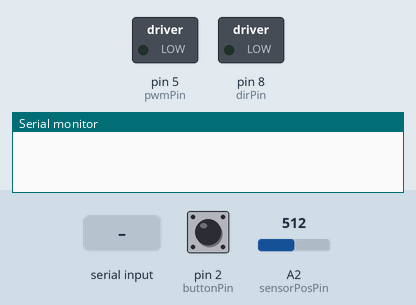
This sketch was run on a simulated Arduino Uno, built with avr-gcc and run on an emulated ATmega328P. Shown: switched loads named in the sketch (green lamp = pin HIGH), the last lines printed to the serial monitor. The inputs (shaded band) are chosen by the test bench; at power-on: pin 2 (buttonPin) LOW, A2 (sensorPosPin) = 512.

Above: at 1.2 s.
1.3 s: "90,45\n" received over Serial
At 2.4 s:
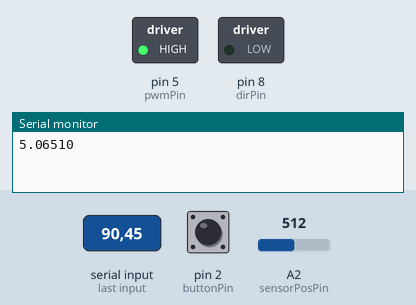
2.8 s: "0\n" received over Serial
At 3.5 s:
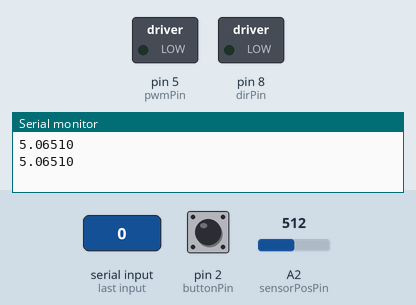
4.3 s: "30,150\n" received over Serial
At 4.7 s:
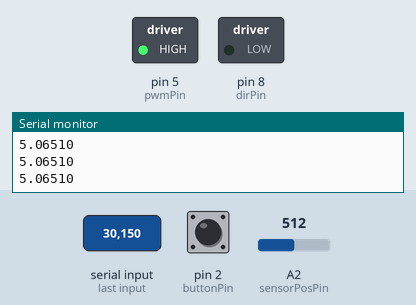
Timing chart, 0 to 7.3 s (numbered marks = the images above; inputs shaded):
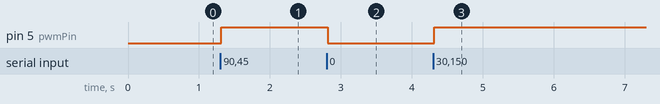

The sketch:

arduino_click.ino
```cpp
//--------------------------------------------------------------------------
// Code to test basic Hapkit functionality (sensing and force output)
// Updated by Allison Okamura 1.17.2018
//--------------------------------------------------------------------------

// Includes
#include <math.h>

// Pin declares
const int pwmPin = 5;         // PWM output pin for motor 1
const int dirPin = 8;         // direction output pin for motor 1
const int sensorPosPin = A2;  // input pin for MR sensor
const int fsrPin = A3;        // input pin for FSR sensor
const int buttonPin = 2;      // input pin for pushbutton

// Position tracking variables
int updatedPos = 0;     // keeps track of the latest updated value of the MR sensor reading
int rawPos = 0;         // current raw reading from MR sensor
int lastRawPos = 0;     // last raw reading from MR sensor
int lastLastRawPos = 0; // last last raw reading from MR sensor
int flipNumber = 0;     // keeps track of the number of flips over the 180deg mark
int tempOffset = 0;
int rawDiff = 0;
int lastRawDiff = 0;
int rawOffset = 0;
int lastRawOffset = 0;
const int flipThresh = 700;  // threshold to determine whether or not a flip over the 180 degree mark occurred
boolean flipped = false;
double OFFSET = 980;
double OFFSET_NEG = 15;

// Kinematics variables
double xh = 0;           // position of the handle [m]

// Force output variables
double force = 0;           // force at the handle
double Tp = 0;              // torque of the motor pulley
double duty = 0;            // duty cylce (between 0 and 255)
unsigned int output = 0;    // output command to the motor

// button state
int buttonState = 0;        // variable for reading the pushbutton status
int buttonState_prev = 0;   // variable for reading the pushbutton status
int buttonCounter = 0;

// --------------------------------------------------------------
// Setup function -- NO NEED TO EDIT
// --------------------------------------------------------------
void setup()
{
  // Set up serial communication
  Serial.begin(115200);

  // Set PWM frequency
  setPwmFrequency(pwmPin,1);

  // Input pins
  pinMode(sensorPosPin, INPUT); // set MR sensor pin to be an input
  pinMode(fsrPin, INPUT);       // set FSR sensor pin to be an input

  // Output pins
  pinMode(pwmPin, OUTPUT);  // PWM pin for motor A
  pinMode(dirPin, OUTPUT);  // dir pin for motor A

  // initialize the pushbutton pin as an input:
  pinMode(buttonPin, INPUT);

  // Initialize motor
  analogWrite(pwmPin, 0);     // set to not be spinning (0/255)
  digitalWrite(dirPin, LOW);  // set direction

  // Initialize position valiables
  lastLastRawPos = analogRead(sensorPosPin);
  lastRawPos = analogRead(sensorPosPin);
  flipNumber = 0;
}


// --------------------------------------------------------------
// Main Loop
// --------------------------------------------------------------
void loop()
{

  //*************************************************************
  //*** Section 1. Compute position in counts (do not change) ***
  //*************************************************************

  // Get voltage output by MR sensor
  rawPos = analogRead(sensorPosPin);  //current raw position from MR sensor

  // Calculate differences between subsequent MR sensor readings
  rawDiff = rawPos - lastRawPos;          //difference btwn current raw position and last raw position
  lastRawDiff = rawPos - lastLastRawPos;  //difference btwn current raw position and last last raw position
  rawOffset = abs(rawDiff);
  lastRawOffset = abs(lastRawDiff);

  // Update position record-keeping vairables
  lastLastRawPos = lastRawPos;
  lastRawPos = rawPos;

  // Keep track of flips over 180 degrees
  if((lastRawOffset > flipThresh) && (!flipped)) { // enter this anytime the last offset is greater than the flip threshold AND it has not just flipped
    if(lastRawDiff > 0) {        // check to see which direction the drive wheel was turning
      flipNumber--;              // cw rotation
    } else {                     // if(rawDiff < 0)
      flipNumber++;              // ccw rotation
    }
    flipped = true;            // set boolean so that the next time through the loop won't trigger a flip
  } else {                        // anytime no flip has occurred
    flipped = false;
  }
   updatedPos = rawPos + flipNumber*OFFSET; // need to update pos based on what most recent offset is


  //*************************************************************
  //*** Section 2. Compute position in meters *******************
  //*************************************************************

  // ADD YOUR CODE HERE
  // Define kinematic parameters you may need
  double rh = 0.0889;   //[m]
  // Step B.1: print updatedPos via serial monitor
  // Serial.println(updatedPos);
  // Step B.6: double ts = ?; // Compute the angle of the sector pulley (ts) in degrees based on updatedPos
  double ts = 0.0128 * updatedPos - 1.4885;
  // double ts = 0.0128 * updatedPos - 0.7442;
  // Step B.7: xh = ?;       // Compute the position of the handle (in meters) based on ts (in radians)
  // xh = rh * sin(ts * PI / 180.0);
  // Step B.8: print xh via serial monitor
  while (!Serial.available());
  double torque = Serial.readString().toFloat();
  Serial.println(ts, 5);

  //*************************************************************
  //*** Section 3. Assign a motor output force in Newtons *******
  //*************************************************************

  // Define kinematic parameters you may need
  double rp = 0.009525;   //[m]
  double rs = 0.0762;   //[m]
  // Step C.1: force = ?; // You can  generate a force by assigning this to a constant number (in Newtons) or use a haptic rendering / virtual environment
  // force = 1.5;
  // force = -10 * xh;

  // read the state of the pushbutton value:
  buttonState = digitalRead(buttonPin);

  if (buttonState != buttonState_prev) {
    if (buttonState == HIGH) {
      buttonCounter ++;
    }
    buttonState_prev = buttonState;
  }

  if (buttonCounter % 2 == 0) {
    // Compute the require motor pulley torque (Tp) to generate that force using kinematics
    Tp = torque * rp / rs;
  } else {
    Tp = 0.;
  }


  //*************************************************************
  //*** Section 4. Force output (do not change) *****************
  //*************************************************************

  // Determine correct direction for motor torque
  if(force > 0) {
    digitalWrite(dirPin, HIGH);
  } else {
    digitalWrite(dirPin, LOW);
  }

  // Compute the duty cycle required to generate Tp (torque at the motor pulley)
  duty = sqrt(abs(Tp)/0.0183);

  // Make sure the duty cycle is between 0 and 100%
  if (duty > 1) {
    duty = 1;
  } else if (duty < 0) {
    duty = 0;
  }
  output = (int)(duty* 255);   // convert duty cycle to output signal
  analogWrite(pwmPin,output);  // output the signal
}

// --------------------------------------------------------------
// Function to set PWM Freq -- DO NOT EDIT
// --------------------------------------------------------------
void setPwmFrequency(int pin, int divisor) {
  byte mode;
  if(pin == 5 || pin == 6 || pin == 9 || pin == 10) {
    switch(divisor) {
      case 1: mode = 0x01; break;
      case 8: mode = 0x02; break;
      case 64: mode = 0x03; break;
      case 256: mode = 0x04; break;
      case 1024: mode = 0x05; break;
      default: return;
    }
    if(pin == 5 || pin == 6) {
      TCCR0B = TCCR0B & 0b11111000 | mode;
    } else {
      TCCR1B = TCCR1B & 0b11111000 | mode;
    }
  } else if(pin == 3 || pin == 11) {
    switch(divisor) {
      case 1: mode = 0x01; break;
      case 8: mode = 0x02; break;
      case 32: mode = 0x03; break;
      case 64: mode = 0x04; break;
      case 128: mode = 0x05; break;
      case 256: mode = 0x06; break;
      case 1024: mode = 0x7; break;
      default: return;
    }
    TCCR2B = TCCR2B & 0b11111000 | mode;
  }
}
```

Measured:
- after the input at 1.3 s, pin 5 (pwmPin): LOW → HIGH at once
- after the input at 2.8 s, pin 5 (pwmPin): HIGH → LOW at once
- after the input at 4.3 s, pin 5 (pwmPin): LOW → HIGH at once
